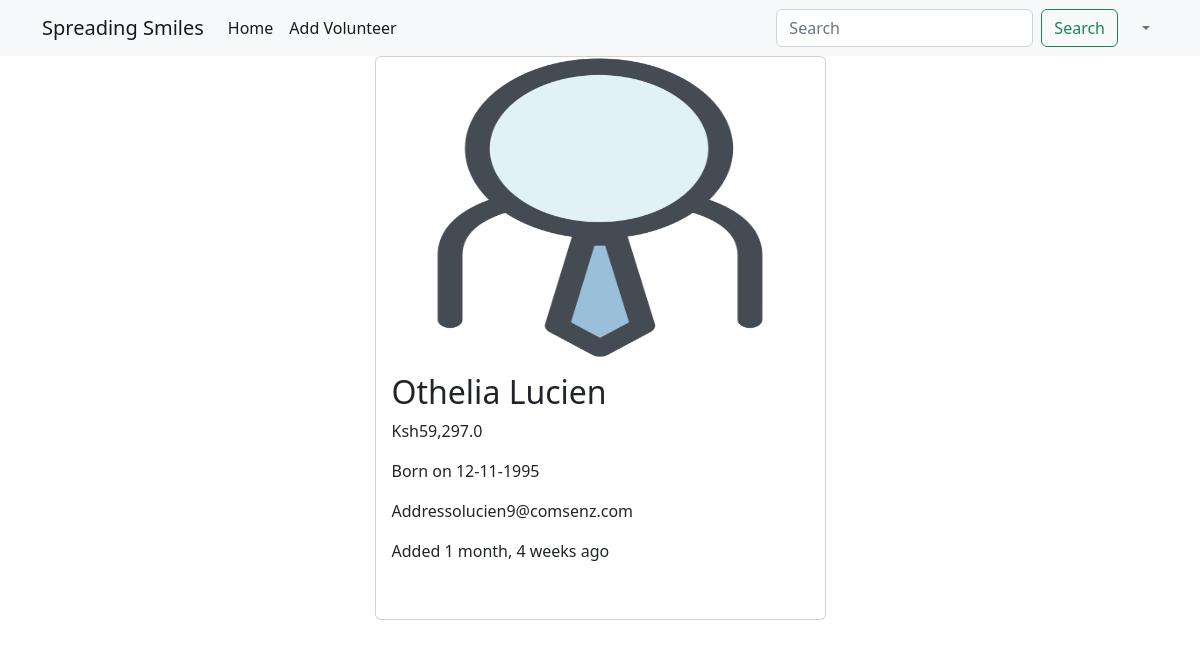
The page /employees/10 on the database its author committed.
### main_app/models.py (models this page shows)
class Employee(models.Model):
    name = models.CharField(max_length=40)
    email = models.EmailField(unique=True)
    dob = models.DateField(null=True)
    salary = models.DecimalField(max_digits=6, decimal_places=1)#67000.58
    disabled = models.BooleanField(default= False)
    profile = models.ImageField(upload_to=unique_img_name, null=True ,default = 'employees/employee.png' )
    created_at = models.DateTimeField(auto_now_add=True, null=True)#once during creation
    updated_at = models.DateTimeField(auto_now=True, null=True)#every time an update happens

### main_app/views.py (the view)
# urls.py: path('employees/<int:emp_id>', views.employee_details, name = "details"),
def employee_details(request, emp_id):
    employee = Employee.objects.get(pk=emp_id)  # SELECT * FROM employees
    return render(request, 'employee_details.html', {"employee": employee})

### templates/employee_details.html (shortened to what this page needs)
{% extends 'base_template.html' %}
{% load humanize %}
{% block content %}
    {% include 'layouts/navbar.html' %}
	<div class="container">
    <div class="row justify-content-center">
        <div class="col-sm-5">
            <div class="card">
                {% if employee.profile %}
                	<img src="{{ employee.profile.url}}" height=" 300" width="300" alt="" class="card-img-top">
                {% endif %}
                <div class="card-body">
                    <h2 class="card-title">{{ employee.name}}</h2>
                    <p class="card-text">Ksh{{ employee.salary | intcomma }}</p>
                    <p class="card-text">Born on {{ employee.dob | date:'d-m-Y'  }}</p>
                    <p class="card-text">Address{{ employee.email}}</p>
                    <p class="card-text">Added {{ employee.created_at | naturaltime}}</p>
                    <br>
                </div>
            </div>
        </div>
    </div>
</div>
{% endblock %}

### rows shown on the page
Employee: profile (picture), name "Othelia Lucien", salary "59,297.0", dob "12-11-1995", email "olucien9@comsenz.com", created_at "1 month, 4 weeks ago"
